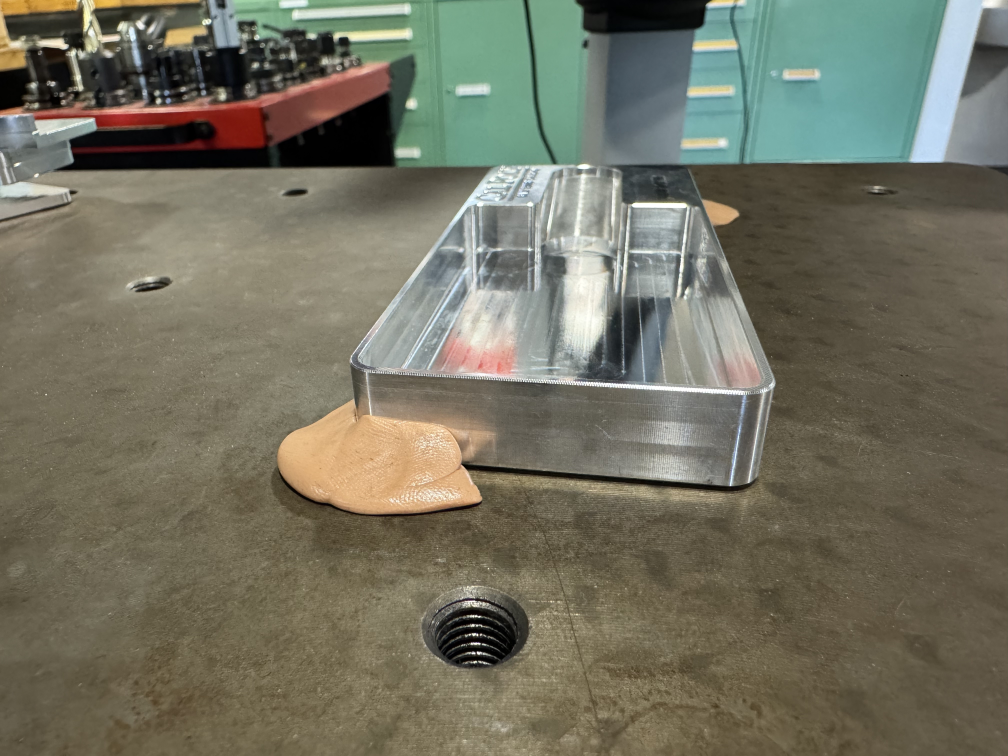
#> input picture projects/cmm-touch-probe-program/media/cmmSetup.jpg, 4032 x 3024 px (shown at 1/4 size)
$ python generate-image-variants.py
#> lines starting #> are read from the running program, lines starting #| are printed output that depends on the picture
"""Generate optimized project image variants for the portfolio.

Recommended Windows workflow:
  tools\\launch.bat

Run directly from any working directory:
  python tools/generate-image-variants.py [--force]

The editable project data should keep pointing at original media files. This
script creates missing images under each media/optimized folder and writes
image-variants.js so the site can automatically load the right-sized file.
Pass --force after replacing an existing original or to regenerate everything.
"""

from __future__ import annotations

import argparse
import json
import sys
from pathlib import Path

from PIL import Image, ImageOps


ROOT = Path(__file__).resolve().parents[1]
MEDIA_ROOT = ROOT / "projects"
MANIFEST_PATH = ROOT / "image-variants.js"
IMAGE_SUFFIXES = {".jpg", ".jpeg", ".png"}
VARIANTS = {
    "small": {"max_edge": 520, "quality": 72},
    "medium": {"max_edge": 900, "quality": 76},
    "large": {"max_edge": 1500, "quality": 82},
}


def repo_path(path: Path) -> str:
    return path.relative_to(ROOT).as_posix()


def variant_path(source: Path, label: str) -> Path:
    return source.parent / "optimized" / f"{source.stem}-{label}.jpg"


def resize_image(image: Image.Image, max_edge: int) -> Image.Image:
    resized = image.copy()
    resized.thumbnail((max_edge, max_edge), Image.Resampling.LANCZOS)
    return resized


def prepare_rgb(image: Image.Image) -> Image.Image:
    image = ImageOps.exif_transpose(image)
    if image.mode in {"RGBA", "LA"}:
        background = Image.new("RGB", image.size, "white")
        background.paste(image, mask=image.getchannel("A"))
        return background
    return image.convert("RGB")


def save_variant(source_image: Image.Image, source: Path, label: str, config: dict) -> dict:
    output = variant_path(source, label)
    output.parent.mkdir(exist_ok=True)

    resized = resize_image(source_image, config["max_edge"])
    resized.save(
        output,
        format="JPEG",
        quality=config["quality"],
        optimize=True,
        progressive=True,
    )

    return {
        "src": repo_path(output),
        "width": resized.width,
        "height": resized.height,
        "bytes": output.stat().st_size,
    }


def find_sources() -> list[Path]:
    sources = []
    for media_dir in MEDIA_ROOT.rglob("media"):
        if not media_dir.is_dir():
            continue

        sources.extend(
            path
            for path in media_dir.iterdir()
            if path.is_file() and path.suffix.lower() in IMAGE_SUFFIXES
        )

    return sorted(sources)


def variant_exists(source: Path, label: str) -> bool:
    return variant_path(source, label).is_file()


def existing_variant(source: Path, label: str) -> dict:
    output = variant_path(source, label)
    with Image.open(output) as image:
        width, height = image.size

    return {
        "src": repo_path(output),
        "width": width,
        "height": height,
        "bytes": output.stat().st_size,
    }


def generate(force: bool = False) -> tuple[dict, int, int, list[str]]:
    manifest = {}
    generated_count = 0
    skipped_count = 0
    updated_sources = []
    sources = find_sources()

    for source in sources:
        with Image.open(source) as raw_image:
            image = prepare_rgb(raw_image)

        entry = {
            "original": {
                "src": repo_path(source),
                "width": image.width,
                "height": image.height,
                "bytes": source.stat().st_size,
            },
            "variants": {},
        }
        source_was_updated = False

        for label, config in VARIANTS.items():
            if force or not variant_exists(source, label):
                entry["variants"][label] = save_variant(image, source, label, config)
                generated_count += 1
                source_was_updated = True
            else:
                entry["variants"][label] = existing_variant(source, label)
                skipped_count += 1

        if source_was_updated:
            updated_sources.append(repo_path(source))

        manifest[repo_path(source)] = entry

    return manifest, generated_count, skipped_count, updated_sources


def write_manifest(manifest: dict) -> None:
    manifest_json = json.dumps(manifest, indent=2, sort_keys=True)
    MANIFEST_PATH.write_text(
        "// Generated by tools/generate-image-variants.py.\n"
        "// Keep editing project data with original media paths; this manifest\n"
        "// lets the site choose smaller generated images at runtime.\n"
        f"window.portfolioImageVariants = {manifest_json};\n",
        encoding="utf-8",
    )


def parse_args() -> argparse.Namespace:
    parser = argparse.ArgumentParser(
        description="Generate responsive image variants for project media."
    )
    parser.add_argument(
        "--force",
        action="store_true",
        help="Regenerate every variant even when it already exists.",
    )
    parser.add_argument(
        "--pause",
        action="store_true",
        help="Wait for a key press after printing the final summary.",
    )
    return parser.parse_args()


def print_summary(
    manifest: dict,
    generated_count: int,
    skipped_count: int,
    updated_sources: list[str],
    force: bool,
) -> None:
    original_bytes = sum(item["original"]["bytes"] for item in manifest.values())
    variant_bytes = sum(
        variant["bytes"]
        for item in manifest.values()
        for variant in item["variants"].values()
    )

    print()
    print("Photo optimization summary")
    print("--------------------------")
    print(f"Mode: {'full rebuild' if force else 'missing images only'}")
    print(f"Source photos found: {len(manifest)}")
    print(f"Source photos updated: {len(updated_sources)}")
    print(f"Variants generated: {generated_count}")
    print(f"Existing variants kept: {skipped_count}")
    print(f"Original photos total: {original_bytes / 1024 / 1024:.2f} MB")
    print(f"Optimized variants total: {variant_bytes / 1024 / 1024:.2f} MB")
    print(f"Manifest updated: {repo_path(MANIFEST_PATH)}")

    if updated_sources:
        print("Photos processed:")
        for source in updated_sources:
            print(f"  - {source}")
    else:
        print("Result: No missing optimized images were found.")


def wait_for_dismissal(enabled: bool) -> None:
    if not enabled or not sys.stdin.isatty():
        return

    print()
    print("Press any key to close...")
    try:
        import msvcrt

        msvcrt.getwch()
    except ImportError:
        input()


def main() -> None:
    args = parse_args()
    manifest, generated_count, skipped_count, updated_sources = generate(
        force=args.force
    )
#> in generate, raw_image is the input picture: PIL image 4032x3024 RGB; mean R, G, B 114.8, 113.1, 96.7
#> in resize_image, `resized.thumbnail((max_edge, max_edge), Image.Resampling.LANCZOS)`:
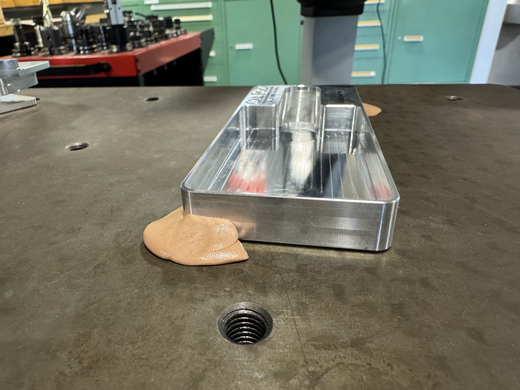
#> resized: PIL image 520x390 RGB; mean R, G, B 114.7, 113, 96.6
#> manifest = 1 item; generated_count = 3; skipped_count = 0; updated_sources = 1 item
    write_manifest(manifest)
    print_summary(
        manifest,
        generated_count,
        skipped_count,
        updated_sources,
        args.force,
    )
#> in print_summary, `original_bytes = sum(item["original"]["bytes"] for item in manifest.va..`: original_bytes = 2226261
#> in print_summary, `variant_bytes = sum( variant["bytes"] for item in manifest.values() fo..`: variant_bytes = 328157
#| Source photos found: 1
#| Source photos updated: 1
#| Variants generated: 3
#| Existing variants kept: 0
#| Original photos total: 2.12 MB
#| Optimized variants total: 0.31 MB
#> the loop in print_summary, `for source in updated_sources:` made 1 pass
#|   - projects/cmm-touch-probe-program/media/cmmSetup.jpg
    wait_for_dismissal(args.pause)


if __name__ == "__main__":
    main()
